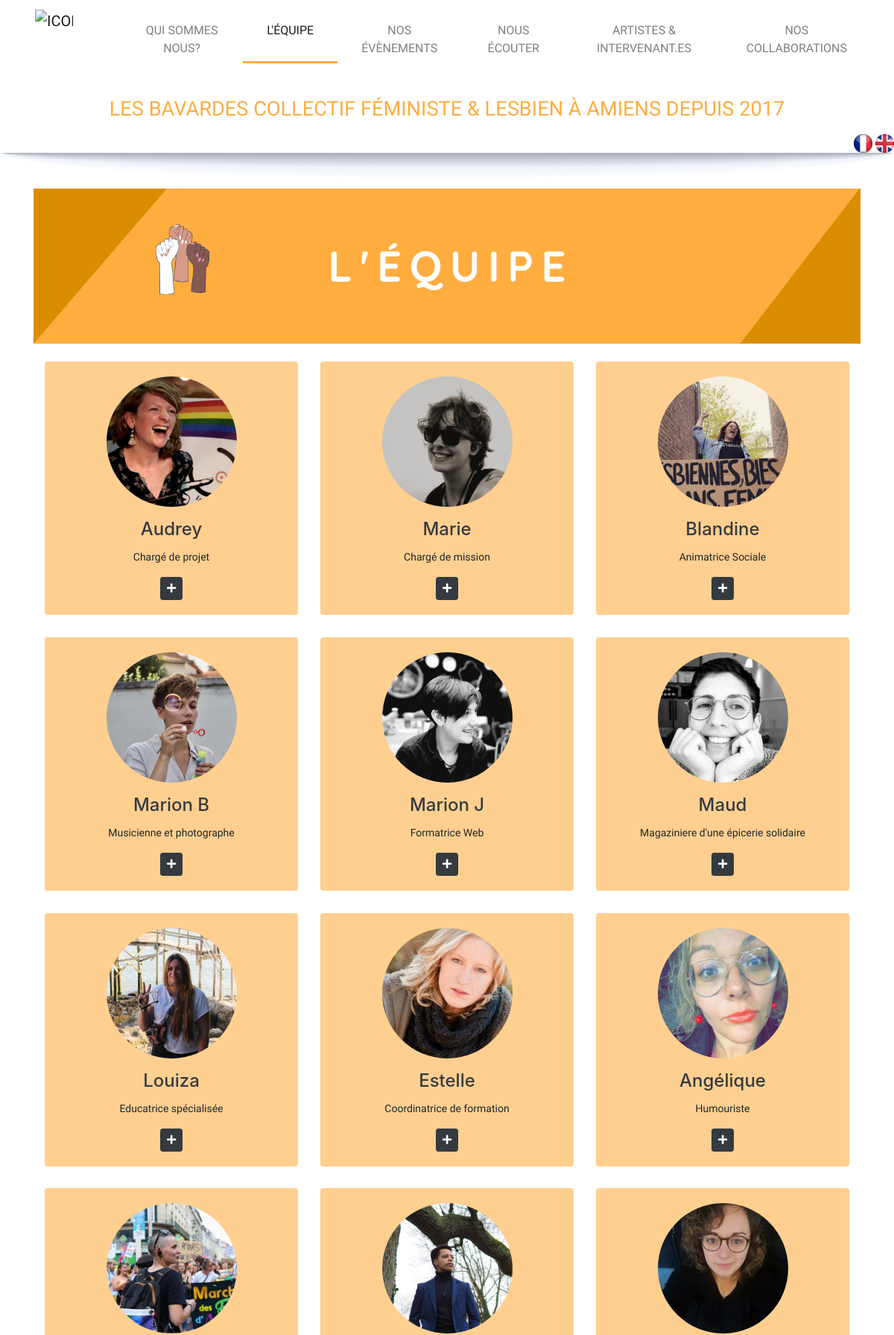
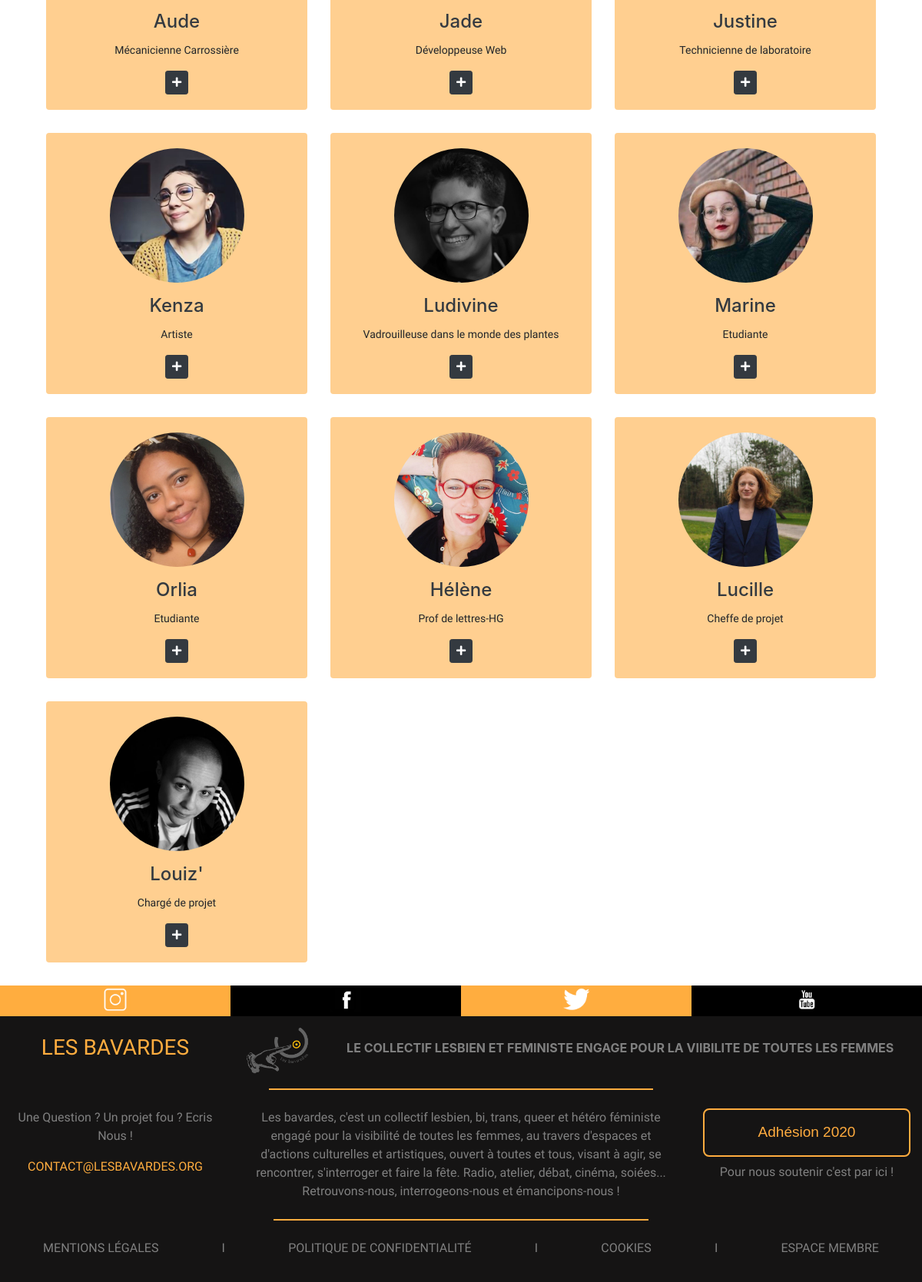
/index.php/team/index/fr, run on the app's committed database (2 pictures, top to bottom).
### tables this page shows
CREATE TABLE IF NOT EXISTS `team` (
  `team_id` int(11) NOT NULL AUTO_INCREMENT,
  `team_name` varchar(50) NOT NULL,
  `team_title` varchar(100) NOT NULL,
  `team_description` varchar(2000) NOT NULL,
  `file_name` varchar(100) NOT NULL,
  PRIMARY KEY (`team_id`)
);

### application/controllers/Team.php (called while the page is built, shortened)
<?php
 class Team extends CI_Controller {
      function __construct() {
          $this->load->model('Team_Model');
          $this->load->helper('form');
          $this->load->library('form_validation');
          $this->load->library('pagination');
      }
function index($lang = ''){
        $data = array();
        $data['team'] = $this->Team_Model->getRowsTeam();
        $data['ma_pages'] = 'index_team';
             $this->lang->load('content', $lang == ''?'fr':$lang);
             $data['controller'] = 'team';
             $data['function'] = 'index';
             $data['lang'] = $this->lang->line('lang');
             $data['header_acc'] = $this->lang->line('header_acc');
             $data['header_about'] = $this->lang->line('header_about');
             $data['header_team'] = $this->lang->line('header_team');
             $data['header_act'] = $this->lang->line('header_act');
             $data['header_event'] = $this->lang->line('header_event');
             $data['header_col'] = $this->lang->line('header_col');
             $data['header_ppl'] = $this->lang->line('header_ppl');
             $data['header_presse'] = $this->lang->line('header_presse');
             $data['header_pod'] = $this->lang->line('header_pod');
             $data['header_titre'] = $this->lang->line('header_titre');
             $data['footer_line1'] = $this->lang->line('footer_line1');
             $data['footer_line2'] = $this->lang->line('footer_line2');
             $data['footer_body_text'] = $this->lang->line('footer_body_text');
                 $data['footer_button_support'] = $this->lang->line('footer_button_support');
             $data['footer_line3'] = $this->lang->line('footer_line3');
             $data['footer_mentions'] = $this->lang->line('footer_mentions');
             $data['footer_rgpd'] = $this->lang->line('footer_rgpd');
             $data['footer_esmem'] = $this->lang->line('footer_esmem');
                $data['footer_user_acc'] = $this->lang->line('footer_user_acc');
                $data['footer_login'] = $this->lang->line('footer_login');
                $data['footer_reg'] = $this->lang->line('footer_reg');
        $this->load->view('layouts/header', $data);
        $this->load->view('team/index', $data);
        $this->load->view('layouts/footer', $data);
    }
}
 ?>

### index.php (called while the page is built, shortened)
<?php
require_once BASEPATH.'core/CodeIgniter.php';

### application/language/fr/content_lang.php (called while the page is built, shortened)
<?php
    $lang['lang'] = 'fr';
        $lang['error404'] = 'Page Erreur 404';
        $lang['header_acc'] = 'Accueil';
        $lang['header_about'] = 'Qui sommes nous?';
        $lang['header_team'] = 'L\'Équipe';
        $lang['header_event'] = 'Nos Évènements';
        $lang['header_pod'] = 'Nous Écouter';
        $lang['header_col'] = 'Nos Collaborations';
        $lang['header_ppl'] = 'Artistes & Intervenant.es';
        $lang['header_titre'] = 'Les Bavardes collectif féministe & lesbien à Amiens depuis 2017';
    $lang['acc_button_about'] = $lang['header_about'];
    $lang['acc_body_text1'] = ' Les bavardes, c\'est un collectif lesbien, bi, trans, queer et hétéro féministe engagé pour la visibilité de toutes les femmes, au travers d\'espaces et d\'actions culturelles et artistiques, ouvert à toutes et tous, visant à agir, se rencontrer, s\'interroger et faire la fête. Radio, atelier, débat, cinéma, soiées... Retrouvons-nous, interrogeons-nous et émancipons-nous ! ';
    $lang['acc_button_team'] = 'Qui sont-elles?';
    $lang['acc_body_text2'] = 'Retrouvez notre émission spéciale 10 ans de Radio Campus Amiens diffusée le 8 mars dernier, <br> à  l\'occasion de la journée internationale des droits des femmes et dans le cadre du Festival J\'en(c)rêve.';
    $lang['acc_button_pod'] = 'et l\'ensemble de nos podcasts ici !';
    $lang['acc_titre2'] = 'LES BAVARDES DANS LA PRESSE';
    $lang['acc_titre2_p1'] = 'Découvre notre dernier article sur';
    $lang['acc_titre2_button_p2'] = 'Consulte les 30 articles parlant de nous au fil de notre histoire !';
    $lang['acc_titre3'] = 'RENCONTRES D\'ARTISTES';
    $lang['acc_titre3_button_p1'] = 'Lumière sur ces femmes incroyables qui ont croisées nos routes au cours de nos évènements';
    $lang['about_body_text1'] = '" Créé en juin 2017, les Bavardes est une association qui cherche à visibiliser les femmes et à lutter contre les préjugés, les violences et les discriminations faîtes à toutes les femmes.
    Aujourd\'hui nous comptabilisons près de 30 bénévoles très actives, qui mènent à bien de nombreux projets : festivals, actions de sensibilisation en milieu scolaire, co-organisation d\'événements qui contribuent au travail de plaidoyer local et national pour réduire les inégalités, lutter contre le sexisme, la lesbophobie, la transphobie et le racisme.
    Nous employons des méthodes d\'éducation populaire, participatives, inclusives et bienveillantes afin que toutes les femmes que nous rencontrons se sentent accompagnées et valorisées.';
    $lang['about_body_text2'] = 'Avec plus de 50 projets est près de 4000 personnes touchées, nous sommes fières de pouvoir affirmer que non seulement nos actions ont du sens, mais aussi de l\'impact. Nous sommes heureuses d\'être reconnues et légitimes et ce, même au delà du territoire amiénois.
    Nous tentons de répondre aux nombreuses sollicitations, mais il nous semble désormais important d\'à la fois solidifier nos actions, notre réseau bénévole et d\'avoir l\'ambition d\'essaimer nos pratiques militantes féministes, tant dans le répertoire d\'action, que sur les modalités d\'organisation que le projet de société que nous défendons. "';
    $lang['act_titre1'] ='Sensibiliser, Partager, Transmettre, Se retrouver, Lutter, Accompagner ! "';
    $lang['event_badge_all'] = 'Tous';
    $lang['event_badge_fest'] = 'Festivals';
    $lang['event_badge_SO'] = 'Scènes ouvertes';
    $lang['event_badge_bb'] = 'Bla-bla';
    $lang['event_badge_div'] = 'Divers';
    $lang['event_button_cat'] = 'Rechercher une Catégorie';
    $lang['event_button_inscription'] = 'Sur Inscription';
    $lang['event_button_det'] = 'en savoir plus';
    $lang['collab_body_text1_pt1'] = 'Notre mensuelle Ovaires Bookées ! Qui mixe débats et échanges sur des thématiques de
    société et des chroniques décalées, historiques, sonores et littéraires.';
    $lang['collab_body_text1_pt2'] = 'Tu as loupé l\'émission ? Pas d\'inquiétudes, c\'est possible de la réécouter en Podcast en cliquant
    sur le bouton replay !';
    $lang['collab_body_text2'] = 'Le collectif inter-associatif IDAHOT (International Day Against Homophobia and
    Transphobia) rassemble les 6 associations amiénoises de lutte contre toutes les formes de
    discriminations et pour la défense des droits des femmes et des personnes Lesbiennes, Gays,
    Bisexuel.les, Transidentitaires, Queer, Intersexes et plus (LGBTQI+).
    Le collectif IDAHOT organise chaque année depuis 2018 le festival IDAHOT, festival de lutte contre les
    LGBTQI+ phobies et depuis 2019, la marche des fiertés à  Amiens.';
    $lang['collab_body_button_text2'] = '1ère marche des fiertés d\'Amiens - 22 juin 2019';
    $lang['collab_body_text3'] = 'Les Bavardes on l\'immense plaisir d\'intervenir dans toutes les classes de seconde du
    Lycée Michelis,
    pour causer du sexisme et des LGBTphobies. L\'occasion d\'échanger et de débattre avec un peu plus de 300
    élèves. Des tas de discussions sur les poils, les couples homo, comment réagir si tu te fais siffler
    dans la rue, qu\'est ce que la misogynoir ou la transphobie, comment agir pour qu\'il y est plus d\'égalité
    ? ';
    $lang['collab_body_button_text3'] = 'Interventions en milieu scolaire';
    $lang['collab_body_text4'] = 'Où sont les femmes dans les lieux de pouvoir ? Dans le milieu artistique ? Quelles
    places leur donne-t-on ?
    Quelles représentations de la femme persistent encore et toujours dans nos sociétés ?';
    $lang['collab_body_button_text4'] = 'Expo-concert: Oh les filles! Oh les filles!';
    $lang['collab_body_p_text5'] = 'NDA spéciale Meufs aux platines';
    $lang['collab_body_text5'] = '" Alors que l\'équipe de jour des Bavardes a fini les interventions en milieu scolaire,
    c\'est l\'équipe de nuit qui a prit le relai en tenant un stand de prévention et information à
    l\' Alimentation Generale de 22h à 4h du matin. Bravo aux bénévoles ! Et à notre djette Catherine
    Pinkmoloko qui a mit le feu ! "';
    $lang['collab_body_button_text5'] = 'Edition 100% meufs aux platines';
    $lang['collab_body_text6'] = 'Festival Witches Week : Née de la collaboration entre Cité Carter, le GAS solidarité
    et Les Bavardes,
    la Witches Week a mis à l\'honneur toutes les femmes dans leurs diversités.';
    $lang['collab_body_button_text6'] = '[ Femmes bizarres, émancipées, originales, oubliées, montrées du
    doigt ]';
    $lang['collab_thank'] = ' Merci de votre confiance et de votre chaleureux accueil ';
    $lang['collab_footer_logo1'] = 'Partenaires financiers';
    $lang['collab_footer_logo2'] = '" On travaille ensemble !"';
    $lang['collab_footer_logo3'] = '" Ils nous ont accueilli !"';
    $lang['people_h2_1'] = 'Artistes';
    $lang['people_h2_2'] = 'Intervenant.es';
    $lang['presse_cat3'] = 'Luttes LGBTQI+';
    $lang['presse_cat4'] = 'Divers';
        $lang['create_suc_msg'] = 'Votre compte a été crée avec succès, vous pouvez vous y connecter dès à présent.';
        $lang['create_err_msg1'] = 'Quelques problèmes sont apparus veuillez rééssayer.';
        $lang['create_err_msg2'] = 'Veuillez remplir tous les champs ci-dessous.';
        $lang['create_mail_check'] = 'Un compte est déjà  affilié avec cette adresse e-mail.';
        $lang['create_fval_fname'] = 'prénom';
        $lang['create_fval_lname'] = 'nom';
        $lang['create_fval_email'] = 'adresse e-mail';
        $lang['create_fval_phone'] = 'numéro de téléphone';
?>

### application/models/Team_Model.php (called while the page is built, shortened)
<?php
 class Team_Model extends CI_Model
 {
      function __construct() {
          $this->table = 'team';
      }
      public function getRowsTeam($params = array()){
          $this->db->select('*');
          $this->db->from($this->table);
          if(array_key_exists('returnType', $params) && $params['returnType'] == 'count'){
              $result = $this->db->count_all_results();
          } else {
            if(array_key_exists("team_id", $params)){
                $this->db->where('team_id', $params['team_id']);
                $query = $this->db->get();
                $result = $query->row_array();
            }else{
                $query = $this->db->get();
                $result = ($query->num_rows() > 0)?$query->result_array():FALSE;
            }
          }
          return $result;
      }
 }
 ?>

### application/views/team/index.php (the view, shortened to what this page needs)
<div class="row m-0">
  <div class="col-lg-12 ombre pt-5 ">
    <section id="team" class="">
      <div class="container">
        <div class="row m-0">
          <div class="col-md-12 pb-2">
            <div class="row">
            <?php if($lang == 'fr'){ ?>
              <img src="<?php echo base_url(); ?>assets\img\banniere\fr\equipe.png"
                alt="banniere l'équipe pour décrire les bénévoles bavardes, leurs origines et leurs actions "
                class="img-fluid pb-3">
            <?php } else { ?>
              <img src="<?php echo base_url(); ?>assets\img\banniere\eng\team.png"
                alt="en anglais banniere l'équipe pour décrire les bénévoles bavardes, leurs origines et leurs actions "
                class="img-fluid pb-3">
            <?php } ?>
            </div>
          </div>
        </div>
        <div class="row m-0">
        <?php if(!empty($team)){
                    foreach($team as $row){
                ?>
          <div class="col-12 col-xs-12 col-lg-6 col-xl-4">
            <div class="image-flip" ontouchstart="this.classList.toggle('hover');">
              <div class="mainflip">
                <div class="frontside">
                  <div class="card">
                    <div class="card-body text-center">
                      <p><img class="img-fluid" src="<?php echo base_url().'uploads/team_img/'.$row['file_name'] ?>" alt="Photo d'une Bavardes">
                      </p>
                      <h4 class="card-title"><?php echo ucfirst($row['team_name']); ?></h4>
                      <p class="card-text"><?php echo ucfirst($row['team_title']); ?></p>
                      <a href="#" class="btn btn-primary btn-sm"><i class="fa fa-plus"></i></a>
                    </div>
                  </div>
                </div>
                <div class="backside">
                  <div class="card">
                    <div class="card-body text-center mt-4">
                      <h4 class="card-title"><?php echo $row['team_name']; ?></h4>
                      <p class="card-text">
                      </p>
                    </div>
                  </div>
                </div>
              </div>
            </div>
          </div>
          <?php }
          } ?>
        </div>
      </div>
    </section>
  </div>
</div>

### assets/css/style.css (style rules this page uses)
.ombre { background-color: white; background-image: url(../img/ombre.jpg); background-repeat: no-repeat; background-position: top; background-size: contain; }
h1, a, li, h5 { font-family: 'Quicksand', sans-serif; text-transform: uppercase; }
p { font-family: 'Quicksand', sans-serif; }
.btn-primary { background-color: #343a40; border-color: #343a40; color: #fff; }

### assets/css/equipe.css (style rules this page uses)
html { height: 100%; }
#team { background: #fff !important; }
#team .card { border: none; background: #ffcf90; }
.btn-primary { background-color: #343a40; border-color: #343a40; color: #fff; }
.mainflip { -moz-transform-style: preserve-3d; -moz-transform: perspective(1000px); -moz-transition: 1s; -ms-transform-style: preserve-3d; -ms-transition: 1s; -webkit-transform-style: preserve-3d; -webkit-transition: 1s; position: relative; transform-style: preserve-3d; transform: perspective(1000px); transition: 1s; }
.frontside { -ms-transform: rotateY(0deg); -webkit-transform: rotateY(0deg); margin-bottom: 30px; position: relative; transform: rotateY(0deg); z-index: 2; }
.backside { -moz-box-shadow: 5px 7px 9px -4px rgb(158, 158, 158); -moz-transform: rotateY(-180deg); -ms-transform: rotateY(-180deg); -o-transform: rotateY(-180deg); -webkit-box-shadow: 5px 7px 9px -4px rgb(158, 158, 158); -webkit-transform: rotateY(-180deg); background: white; box-shadow: 5px 7px 9px -4px rgb(158, 158, 158); left: 0; position: absolute; top: 0; transform: rotateY(-180deg); }
.frontside, .backside { -moz-backface-visibility: hidden; -moz-transform-style: preserve-3d; -moz-transition: 1s; -ms-backface-visibility: hidden; -ms-transform-style: preserve-3d; -ms-transition: 1s; -o-transform-style: preserve-3d; -o-transition: 1s; -webkit-backface-visibility: hidden; -webkit-transform-style: preserve-3d; -webkit-transition: 1s; backface-visibility: hidden; transform-style: preserve-3d; transition: 1s; }
.frontside .card, .backside .card { min-height: 312px; }
.frontside .card .card-title, .backside .card .card-title { color: #343a40 !important; }
.frontside .card .card-body img { border-radius: 50%; height: 175px; width: 175px; }
.card-text { font-size: 14px; }

### data on the page
team: file_name (picture), team_name "Audrey", team_title "Chargé de projet"
team: file_name (picture), team_name "Marie", team_title "Chargé de mission"
team: file_name (picture), team_name "Blandine", team_title "Animatrice Sociale"
team: file_name (picture), team_name "Marion B", team_title "Musicienne et photographe"
team: file_name (picture), team_name "Marion J", team_title "Formatrice Web"
team: file_name (picture), team_name "Maud", team_title "Magaziniere d'une épicerie solidaire"
team: file_name (picture), team_name "Louiza", team_title "Educatrice spécialisée"
team: file_name (picture), team_name "Estelle", team_title "Coordinatrice de formation"
team: file_name (picture), team_name "Angélique", team_title "Humouriste"
team: file_name (picture), team_name "Aude", team_title "Mécanicienne Carrossière"
team: file_name (picture), team_name "Jade", team_title "Développeuse Web"
team: file_name (picture), team_name "Justine", team_title "Technicienne de laboratoire"
team: file_name (picture), team_name "Kenza", team_title "Artiste"
team: file_name (picture), team_name "Ludivine", team_title "Vadrouilleuse dans le monde des plantes"
team: file_name (picture), team_name "Marine", team_title "Etudiante"
team: file_name (picture), team_name "Orlia", team_title "Etudiante"
team: file_name (picture), team_name "Hélène", team_title "Prof de lettres-HG"
team: file_name (picture), team_name "Lucille", team_title "Cheffe de projet"
team: file_name (picture), team_name "Louiz'", team_title "Chargé de projet"

### other printed values
$header_about "QUI SOMMES NOUS?"
$header_team "L'ÉQUIPE"
$header_event "NOS ÉVÈNEMENTS"
$header_pod "NOUS ÉCOUTER"
$header_ppl "ARTISTES & INTERVENANT.ES"
$header_col "NOS COLLABORATIONS"
$header_titre "LES BAVARDES COLLECTIF FÉMINISTE & LESBIEN À AMIENS DEPUIS 2017"
$footer_line1 "LE COLLECTIF LESBIEN ET FEMINISTE ENGAGE POUR LA VIIBILITE DE TOUTES LES FEMMES"
$footer_line2 "Une Question ? Un projet fou ? Ecris Nous !"
$footer_button_support "Adhésion 2020"
$footer_line3 "Pour nous soutenir c'est par ici !"
$footer_mentions "MENTIONS LÉGALES"
$footer_rgpd "POLITIQUE DE CONFIDENTIALITÉ"
$footer_esmem "ESPACE MEMBRE"
